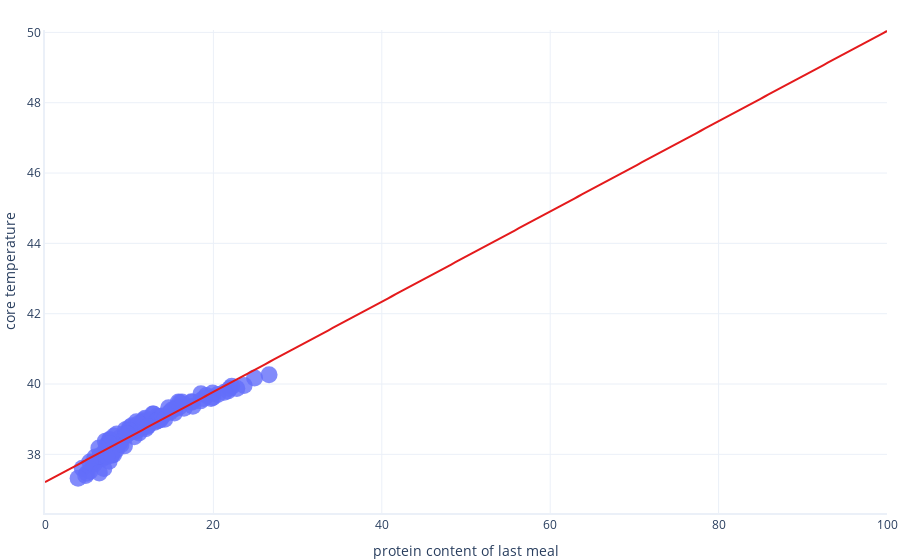

Here is the notebook cell this chart was saved with:
### Markdown cell above
## Extrapolating

Let's see what happens if we extroplate our data. We would like to see if dogs that ate meals even higher in protein are expected to get even sicker.

Let's start with the _linear regression_. We can set what range we would like to extrapolate our data over by using the `x_range` argument in the plotting function. Let's extrapolate over the range `[0,100]`:

### Code cell
# Show an extrapolated graph of the linear model
graphing.scatter_2D(dataset, label_x="protein_content_of_last_meal", 
                             label_y="core_temperature",
                             # We extrapolate over the following range
                             x_range = [0,100],
                             trendline=lambda x: simple_model.params[1] * x + simple_model.params[0])
